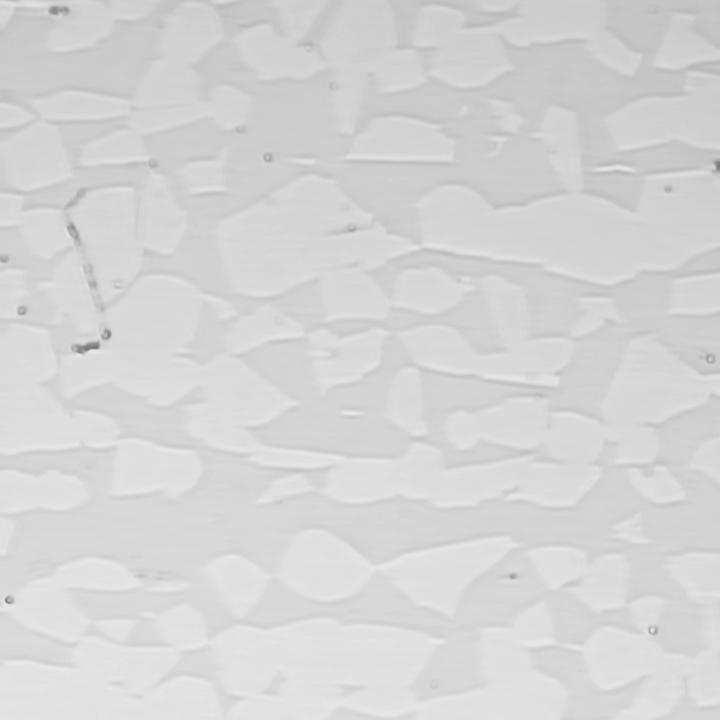
#> input picture IM2PROP_data/HO_image/HO_1.jpg, 720 x 720 px; its folder holds only this picture in this run
$ python -i preprocess.py   (imports and definitions only)
#> lines starting #> are read from the running program, lines starting #| are printed output that depends on the picture; after the words box and inside, x2 and y2 are one past the last pixel; in counts of white or black regions, pixels touching at a corner belong together
"""Preprocessing utilities for IM2PROP.

This module contains standalone utilities for directory creation, CSV loading,
and OpenCV-based phase mask extraction.
"""

from __future__ import annotations

from pathlib import Path
from typing import Any, Optional

import cv2
import numpy as np
import pandas as pd
from tqdm import tqdm

from im2prop.config import DEFAULT_CONFIG


def _get_cfg(config: Optional[dict[str, Any]], key: str, default: Any = None) -> Any:
    """Read a value from user config, then DEFAULT_CONFIG, then fallback default."""
    if config is not None and key in config:
        return config[key]
    if key in DEFAULT_CONFIG:
        return DEFAULT_CONFIG[key]
    return default


# [5 lines left out: function ensure_directory, not called in this run]


def read_dataset_csv(csv_path: str | Path) -> pd.DataFrame:
    """Read a dataset CSV file."""
    return pd.read_csv(csv_path)


def extract_phase_mask(
    img_path: str | Path,
    *,
    median_k: Optional[int] = None,
    bg_sigma: Optional[float] = None,
    clahe_clip: Optional[float] = None,
    clahe_grid: Optional[tuple[int, int]] = None,
    gauss_k: Optional[tuple[int, int]] = None,
    gauss_sig: Optional[float] = None,
    open_k: Optional[int] = None,
    open_it: Optional[int] = None,
    close_k: Optional[int] = None,
    close_it: Optional[int] = None,
    min_area_pixels: Optional[int] = None,
    config: Optional[dict[str, Any]] = None,
) -> tuple[np.ndarray, float, float]:
    """Apply CV pipeline to extract a binary phase mask and phase ratios.

    Returns:
    - mask_filtered: uint8 mask [H, W], where 255=light phase, 0=dark phase
    - light_ratio: percentage of light phase
    - dark_ratio: percentage of dark phase
    """
#> called with img_path = '../../IM2PROP_data/HO_image/HO_1.jpg'
    median_k = int(_get_cfg(config, "MEDIAN_K") if median_k is None else median_k)
    bg_sigma = float(_get_cfg(config, "BG_SIGMA") if bg_sigma is None else bg_sigma)
    clahe_clip = float(_get_cfg(config, "CLAHE_CLIP") if clahe_clip is None else clahe_clip)
    clahe_grid = tuple(_get_cfg(config, "CLAHE_GRID") if clahe_grid is None else clahe_grid)
    gauss_k = tuple(_get_cfg(config, "GAUSS_K") if gauss_k is None else gauss_k)
    gauss_sig = float(_get_cfg(config, "GAUSS_SIG") if gauss_sig is None else gauss_sig)
    open_k = int(_get_cfg(config, "OPEN_K") if open_k is None else open_k)
    open_it = int(_get_cfg(config, "OPEN_IT") if open_it is None else open_it)
    close_k = int(_get_cfg(config, "CLOSE_K") if close_k is None else close_k)
    close_it = int(_get_cfg(config, "CLOSE_IT") if close_it is None else close_it)
    min_area_pixels = int(
        _get_cfg(config, "MIN_AREA_PIXELS") if min_area_pixels is None else min_area_pixels
    )

    img_bgr = cv2.imread(str(img_path))
#> img_bgr is the input picture: shape (720, 720, 3); min 115, max 236, mean 212.7
    if img_bgr is None:
        raise ValueError(f"Cannot read image: {img_path}")

    img_gray = cv2.cvtColor(img_bgr, cv2.COLOR_BGR2GRAY)

    img_med = cv2.medianBlur(img_gray, median_k)

    bg = cv2.GaussianBlur(img_med, (0, 0), bg_sigma).astype(np.float32)
    bg = np.clip(bg, 1, None)
    img_norm = (img_med.astype(np.float32) / bg * 128).clip(0, 255).astype(np.uint8)
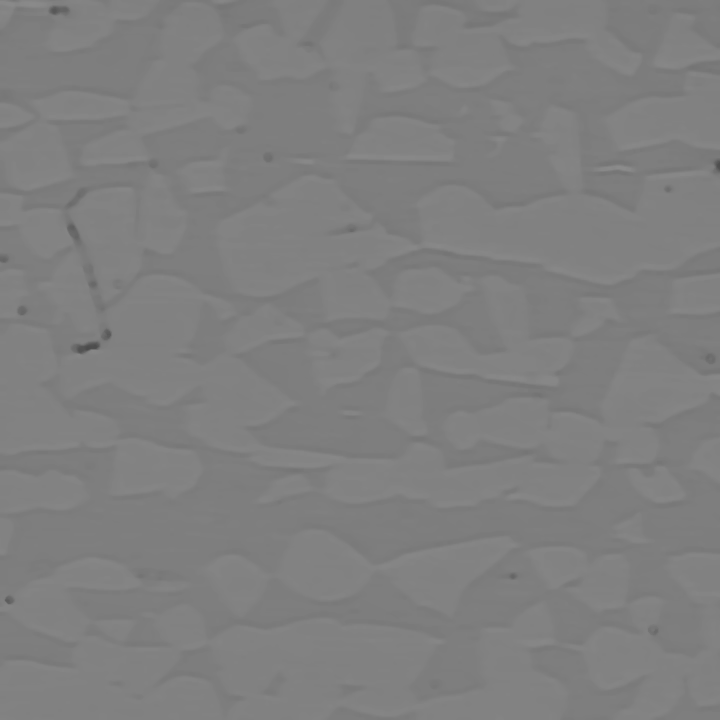
#> img_norm: shape (720, 720); min 75, max 139, mean 127.5

    clahe = cv2.createCLAHE(clipLimit=clahe_clip, tileGridSize=clahe_grid)
    img_clahe = clahe.apply(img_norm)

    img_smooth = cv2.GaussianBlur(img_clahe, gauss_k, gauss_sig)

    _, mask_otsu = cv2.threshold(
        img_smooth,
        0,
        255,
        cv2.THRESH_BINARY + cv2.THRESH_OTSU,
    )
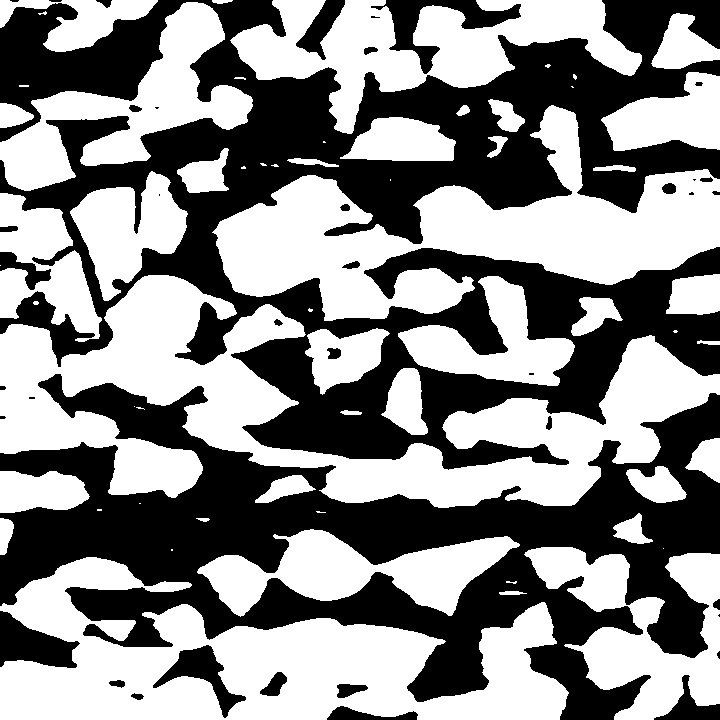
#> mask_otsu: shape (720, 720); 53.6% white; 40 black regions (11 under 20 px), largest, box (x1, y1, x2, y2) and area: (0, 0, 720, 470) 134482, (0, 374, 720, 720) 92766, (371, 0, 521, 74) 3035

    open_kernel = cv2.getStructuringElement(cv2.MORPH_ELLIPSE, (open_k, open_k))
    close_kernel = cv2.getStructuringElement(cv2.MORPH_ELLIPSE, (close_k, close_k))

    mask_opened = cv2.morphologyEx(mask_otsu, cv2.MORPH_OPEN, open_kernel, iterations=open_it)
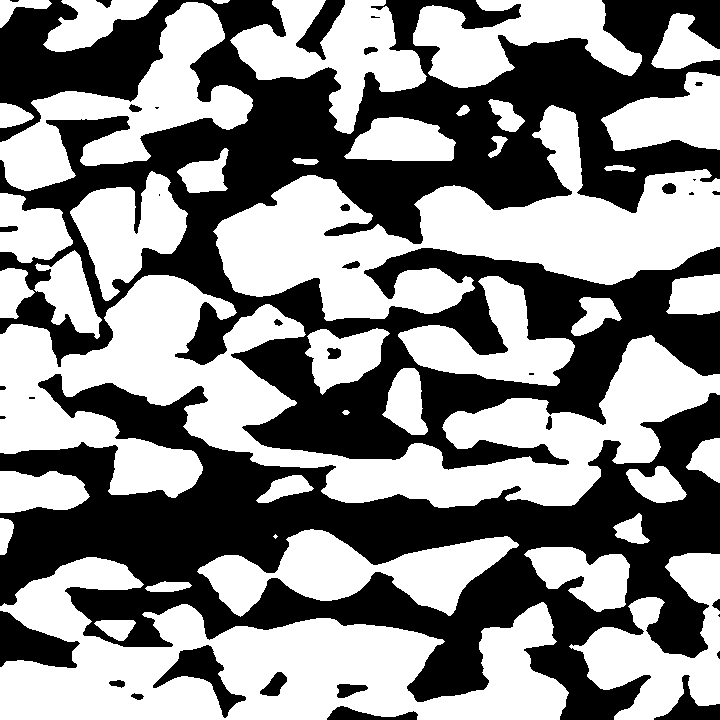
#> mask_opened: shape (720, 720); 53.4% white; 36 black regions (11 under 20 px), largest, box (x1, y1, x2, y2) and area: (0, 0, 720, 470) 139169, (0, 374, 720, 720) 93178, (0, 611, 80, 668) 2605
    mask_clean = cv2.morphologyEx(mask_opened, cv2.MORPH_CLOSE, close_kernel, iterations=close_it)
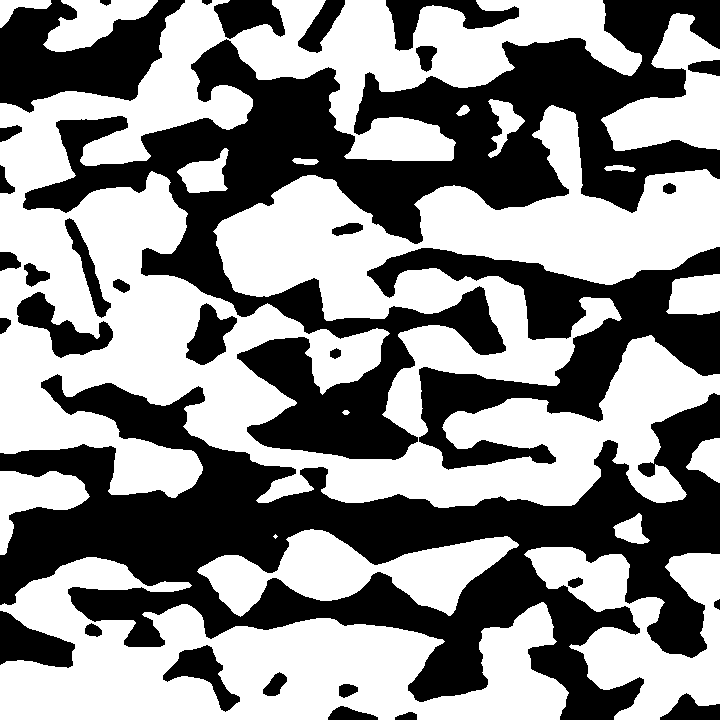
#> mask_clean: shape (720, 720); 54.5% white; 33 black regions, largest, box (x1, y1, x2, y2) and area: (0, 374, 720, 720) 91702, (23, 0, 720, 460) 86173, (367, 247, 720, 470) 26051

    dark_phase_mask = (mask_clean == 0).astype(np.uint8) * 255
#> dark_phase_mask: shape (720, 720); 45.5% white; 33 white regions
    contours, _ = cv2.findContours(dark_phase_mask, cv2.RETR_TREE, cv2.CHAIN_APPROX_SIMPLE)
#> contours = 42 contours, 1 with area under 20; largest, box (x1, y1, x2, y2) and area: (0, 374, 720, 720) 103265, (23, 0, 720, 460) 86508, (367, 247, 720, 470) 25110, (196, 528, 520, 618) 13374, (0, 0, 185, 113) 11412

    mask_filtered = mask_clean.copy()
    for contour in contours:
        area = cv2.contourArea(contour)
        if area < min_area_pixels:
            cv2.drawContours(mask_filtered, [contour], 0, 255, -1)
#> this loop made 42 passes
#> area on passes 1, 2, 3, 4, 5, 6, 7, 8, 9, 10, 11, 13: 106.5, 388, 862, 171.5, 304, 1726, 145, 2430, 35, 94, 103265, 13374
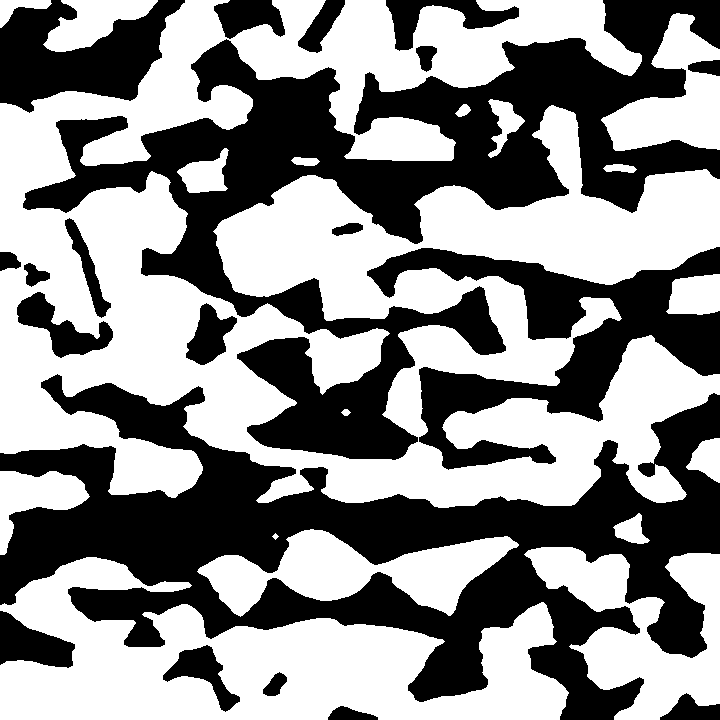
#> mask_filtered: shape (720, 720); 54.8% white; 20 black regions, largest, box (x1, y1, x2, y2) and area: (0, 374, 720, 720) 91690, (23, 0, 720, 460) 86000, (367, 247, 720, 470) 26051

    light_pixels = np.sum(mask_filtered == 255)
#> light_pixels = 284319
    dark_pixels = np.sum(mask_filtered == 0)
#> dark_pixels = 234081
    total_pixels = mask_filtered.size
#> total_pixels = 518400

    light_ratio = (light_pixels / total_pixels) * 100.0
#> light_ratio = 54.85
    dark_ratio = (dark_pixels / total_pixels) * 100.0
#> dark_ratio = 45.15

    return mask_filtered, light_ratio, dark_ratio


# [61 lines left out: function process_dataset_phase_masks, not called in this run]

>>> result = extract_phase_mask('../../IM2PROP_data/HO_image/HO_1.jpg')

$ run again, on IM2PROP_data/HO_image/HO_10.jpg
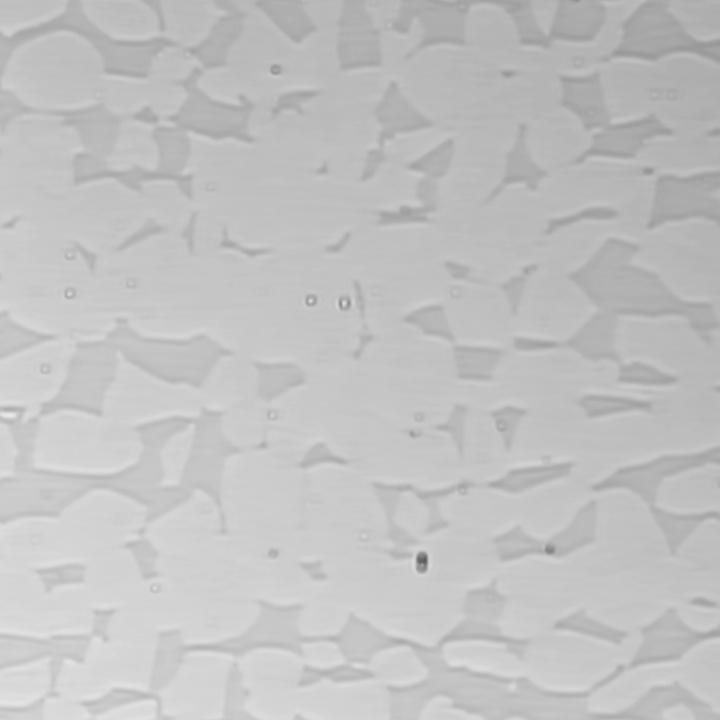
#> input picture IM2PROP_data/HO_image/HO_10.jpg, 720 x 720 px
#> in extract_phase_mask, img_bgr is the input picture: shape (720, 720, 3); min 89, max 233, mean 193.1
#> in extract_phase_mask, `_, mask_otsu = cv2.threshold( img_smooth, 0, 255, cv2.THRESH_BINARY + ..`:
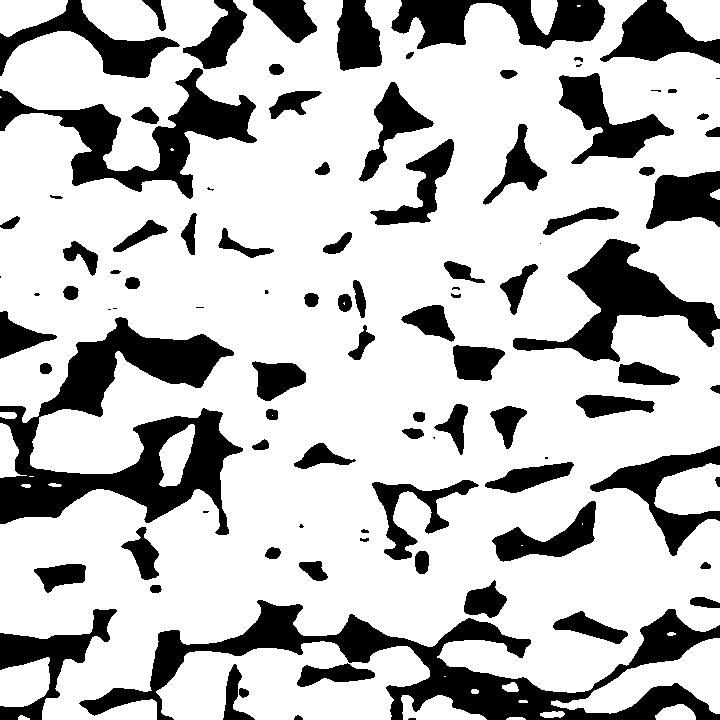
#> mask_otsu: shape (720, 720); 74.9% white; 99 black regions (17 under 20 px), largest, box (x1, y1, x2, y2) and area: (79, 600, 720, 720) 20227, (0, 317, 243, 535) 20016, (0, 68, 257, 199) 9268
#> mask_opened: shape (720, 720); 74.8% white; 92 black regions (17 under 20 px), largest, box (x1, y1, x2, y2) and area: (79, 580, 720, 720) 22392, (0, 317, 243, 535) 20125, (0, 0, 257, 199) 11518
#> mask_clean: shape (720, 720); 76.3% white; 97 black regions, largest, box (x1, y1, x2, y2) and area: (0, 409, 239, 524) 11799, (60, 68, 255, 197) 8281, (565, 239, 720, 361) 7739
#> dark_phase_mask: shape (720, 720); 23.7% white; 97 white regions
#> contours = 98 contours; largest, box (x1, y1, x2, y2) and area: (0, 409, 239, 524) 11342, (60, 68, 255, 197) 7896, (565, 239, 720, 361) 7486, (40, 317, 230, 417) 7396, (389, 642, 574, 720) 5696
#> the loop in extract_phase_mask, `for contour in contours:` made 98 passes
#> area on passes 1 to 8: 39.5, 222, 538.5, 888.5, 65, 2143.5, 385.5, 56
#> after the loop in extract_phase_mask, `for contour in contours:`:
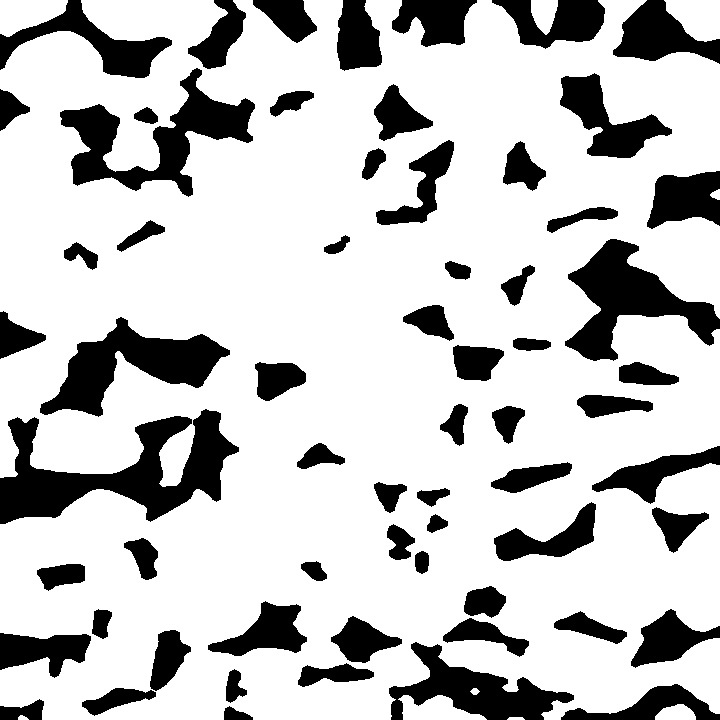
#> mask_filtered: shape (720, 720); 77% white; 64 black regions, largest, box (x1, y1, x2, y2) and area: (0, 409, 239, 524) 11799, (60, 68, 255, 197) 8281, (565, 239, 720, 361) 7739
#> light_pixels = 399253
#> dark_pixels = 119147
#> light_ratio = 77.02
#> dark_ratio = 22.98

$ run again, on IM2PROP_data/HO_image/HO_11.jpg
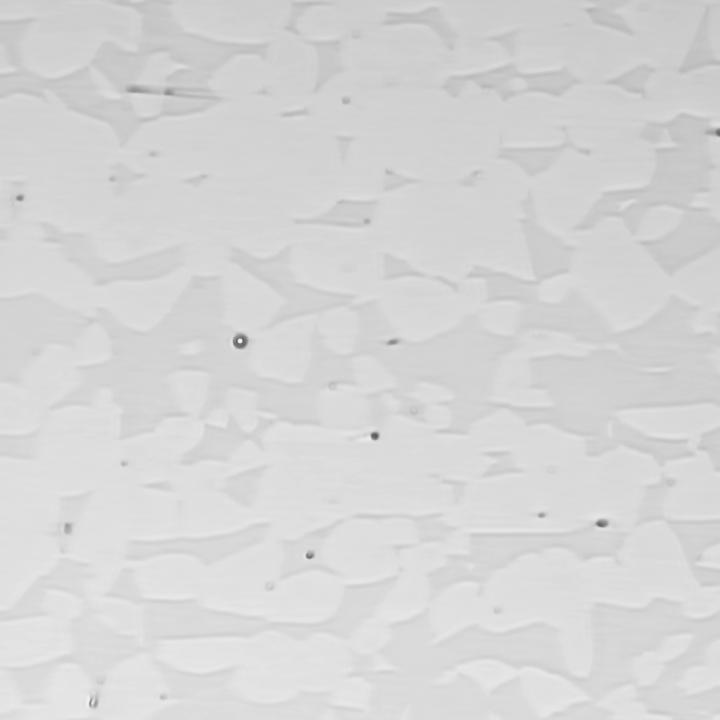
#> input picture IM2PROP_data/HO_image/HO_11.jpg, 720 x 720 px
#> in extract_phase_mask, img_bgr is the input picture: shape (720, 720, 3); min 87, max 249, mean 213.5
#> in extract_phase_mask, `_, mask_otsu = cv2.threshold( img_smooth, 0, 255, cv2.THRESH_BINARY + ..`:
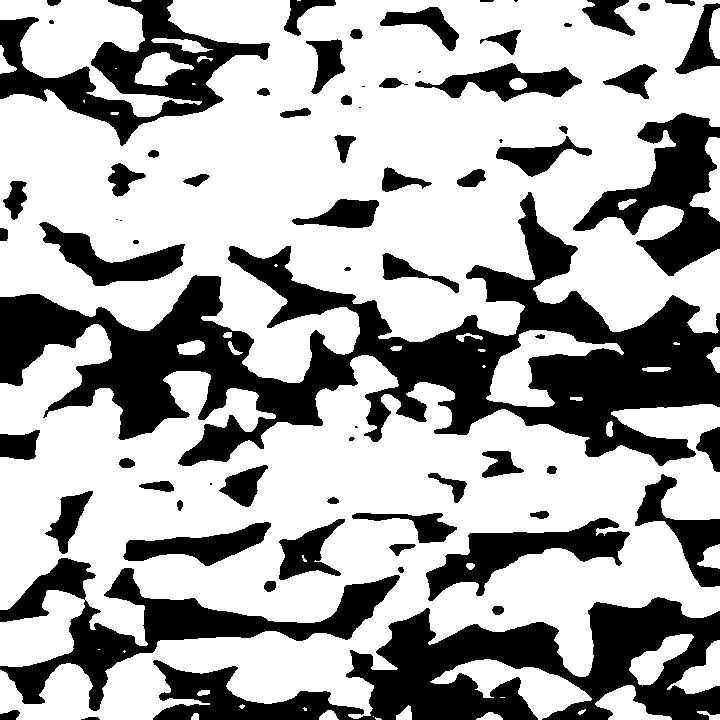
#> mask_otsu: shape (720, 720); 66.3% white; 73 black regions (11 under 20 px), largest, box (x1, y1, x2, y2) and area: (0, 192, 720, 466) 64349, (153, 597, 720, 720) 30692, (0, 558, 400, 711) 14954
#> mask_opened: shape (720, 720); 66.1% white; 71 black regions (11 under 20 px), largest, box (x1, y1, x2, y2) and area: (0, 192, 720, 472) 65351, (153, 597, 720, 720) 30977, (0, 556, 404, 711) 15041
#> mask_clean: shape (720, 720); 67.6% white; 59 black regions, largest, box (x1, y1, x2, y2) and area: (352, 597, 720, 720) 24319, (470, 196, 720, 465) 24121, (0, 275, 355, 440) 23301
#> dark_phase_mask: shape (720, 720); 32.4% white; 59 white regions
#> contours = 69 contours; largest, box (x1, y1, x2, y2) and area: (352, 597, 720, 720) 23507, (470, 196, 720, 465) 23492, (0, 275, 355, 440) 22968, (229, 246, 519, 435) 12888, (576, 113, 720, 276) 9585
#> the loop in extract_phase_mask, `for contour in contours:` made 69 passes
#> area on passes 1 to 8: 113, 208, 749.5, 4856, 52, 4416.5, 23507, 76.5
#> after the loop in extract_phase_mask, `for contour in contours:`:
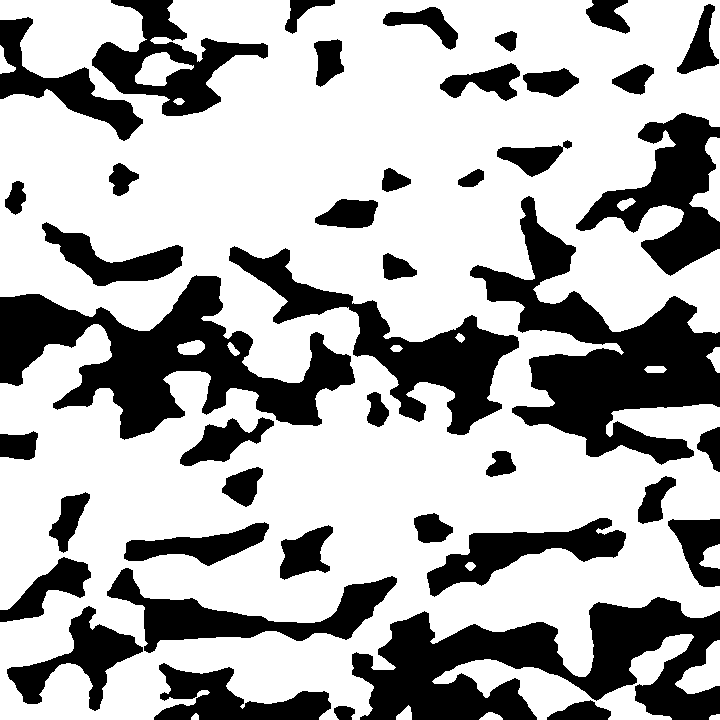
#> mask_filtered: shape (720, 720); 68% white; 43 black regions, largest, box (x1, y1, x2, y2) and area: (352, 597, 720, 720) 24319, (470, 196, 720, 465) 24077, (0, 275, 355, 440) 23270
#> light_pixels = 352291
#> dark_pixels = 166109
#> light_ratio = 67.96
#> dark_ratio = 32.04
